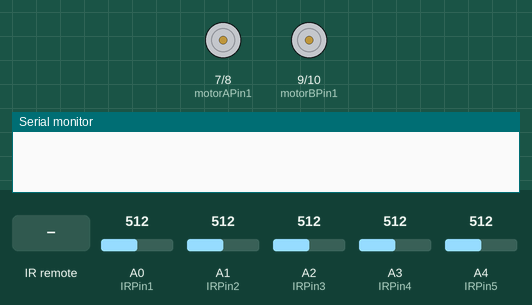
This sketch was run on a simulated Arduino Uno, built with avr-gcc and run on an emulated ATmega328P. On the bench: motor-driver pin pairs drawn as motors (green arrow = first pin HIGH = forward, orange = second pin HIGH = backward, longer = more drive, scaled by the enable pin), the last lines printed to the serial monitor. Inputs (shaded band) come from the test bench; at power-on: A0 (IRPin1) = 512, A1 (IRPin2) = 512, A2 (IRPin3) = 512, A3 (IRPin4) = 512, A4 (IRPin5) = 512.

Above: at 1.2 s.
1.3 s: infrared code 0x44 received
At 1.9 s:
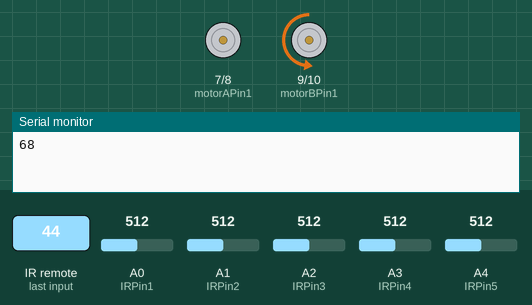
3.5 s: infrared code 0x18 received
At 4.1 s:
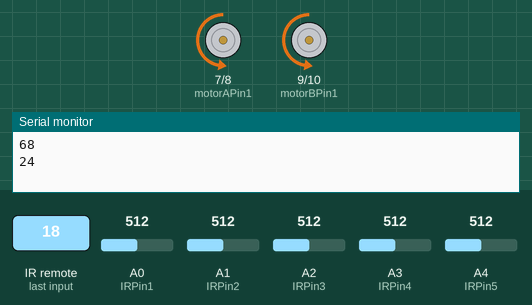
5.7 s: infrared code 0x52 received
At 6.3 s:
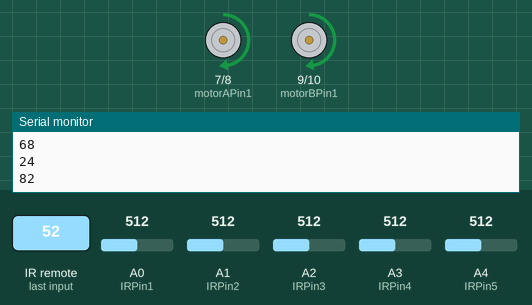
7.9 s: infrared code 0x5A received
9.4 s: infrared code 0x8 received
10.9 s: infrared code 0xD received
At 11.5 s:
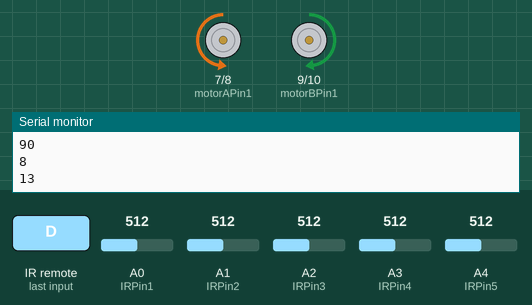
Timing chart, 0 to 13.9 s (numbered marks = the images above; inputs shaded):
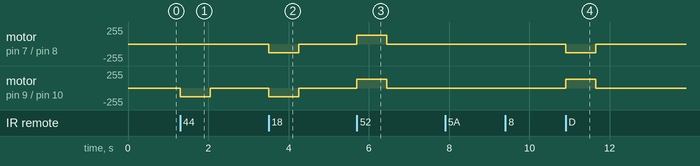

The sketch:

remote_control.ino
```cpp
# include "IRremote.h"

// Define motor pins
const int motorAPin1=7;
const int motorAPin2=8;
const int motorBPin1=9;
const int motorBPin2=10;
const int ENAPin=5;
const int ENBPin=6;

// Define IR remote pin + vars
const int IRReceivePin=12;
int direction = 0;
int command;
unsigned long last_input;

// Define IR Sensor Pins + vars
// From back left to right
const int IRPin1 = A0;
const int IRPin2 = A1;
const int IRPin3 = A2;
const int IRPin4 = A3;
const int IRPin5 = A4;
int IR1;
int IR2;
int IR3;
int IR4;
int IR5;
bool calibrated;
struct setPoint {
  public:
  int IR1;
  int IR2;
  int IR3;
  int IR4;
  int IR5;
};
setPoint p;
int on;
int scaleFactor[5] = {-2, -1, 0, 1, 2};
int error[5] = {0, 0, 0, 0, 0};
int cumulative_error = 0;
int correction;
int prev_err = 0;
int kp = 1;
int ki = 0;
int kd = 0;
unsigned long last_line;
// Define Speed Modes
int speedMode1 = 128;
int speedMode2 = 48;

void setup() {
  Serial.begin(9600);
  IrReceiver.begin(IRReceivePin, ENABLE_LED_FEEDBACK);
  // Left Motor
  pinMode(motorAPin1, OUTPUT);
  pinMode(motorAPin2, OUTPUT);
  pinMode(ENAPin, OUTPUT);
  // Right Motor
  pinMode(motorBPin1, OUTPUT);
  pinMode(motorBPin2, OUTPUT);
  pinMode(ENBPin, OUTPUT);
  // start stopped
  digitalWrite(motorAPin1, LOW);
  digitalWrite(motorAPin2, LOW);
  digitalWrite(motorBPin1, LOW);
  digitalWrite(motorBPin2, LOW);
  // set up line following mode
  calibrated = false;
}

void loop() {
  if (IrReceiver.decode()){
    if(IrReceiver.decodedIRData.flags & IRDATA_FLAGS_IS_REPEAT){
      keep_going(command);
      IrReceiver.resume();
    }
    else{
      command = IrReceiver.decodedIRData.command;
      Serial.println(command);
      if(command == 68){
        line_following();
      }
      else{
        keep_going(command);
      }
      IrReceiver.resume();
    }
    last_input = millis();
    }
  if(millis() - last_input > 750) {
    friction_brake();
  }
}

void go_backward(){
  digitalWrite(motorAPin2, LOW);
  digitalWrite(motorBPin2, LOW);
  digitalWrite(motorAPin1, HIGH);
  digitalWrite(motorBPin1, HIGH);
  analogWrite(ENAPin, speedMode1);
  analogWrite(ENBPin, speedMode1);
}

void go_forward(){
  digitalWrite(motorAPin1, LOW);
  digitalWrite(motorBPin1, LOW);
  digitalWrite(motorAPin2, HIGH);
  digitalWrite(motorBPin2, HIGH);
  analogWrite(ENAPin, speedMode1);
  analogWrite(ENBPin, speedMode1);
}

void friction_brake(){
  digitalWrite(motorAPin1, LOW);
  digitalWrite(motorAPin2, LOW);
  digitalWrite(motorBPin1, LOW);
  digitalWrite(motorBPin2, LOW);
}

void electrical_brake(){
  digitalWrite(motorAPin1, HIGH);
  digitalWrite(motorAPin2, HIGH);
  digitalWrite(motorBPin1, HIGH);
  digitalWrite(motorBPin2, HIGH);
  digitalWrite(motorAPin1, LOW);
  digitalWrite(motorAPin2, LOW);
  digitalWrite(motorBPin1, LOW);
  digitalWrite(motorBPin2, LOW);
}

void turn_right(){
  analogWrite(ENAPin, speedMode2);
  analogWrite(ENBPin, speedMode1);
}

void turn_left(){
  analogWrite(ENAPin, speedMode1);
  analogWrite(ENBPin, speedMode2);
}

void spin_right(){
  digitalWrite(motorBPin2, LOW);
  digitalWrite(motorAPin2, LOW);
  digitalWrite(motorAPin2, HIGH);
  digitalWrite(motorBPin1, HIGH);
  analogWrite(ENAPin, speedMode1);
  analogWrite(ENBPin, speedMode1);
}

void spin_left(){
  digitalWrite(motorAPin2, LOW);
  digitalWrite(motorBPin1, LOW);
  digitalWrite(motorAPin1, HIGH);
  digitalWrite(motorBPin2, HIGH);
  analogWrite(ENAPin, speedMode1);
  analogWrite(ENBPin, speedMode1);
}
void line_following(){
  if (!calibrated){
  p = {
    analogRead(IRPin1),
    analogRead(IRPin2),
    analogRead(IRPin3),
    analogRead(IRPin4),
    analogRead(IRPin5)
    };
    calibrated = true;
  }

  go_forward();
  on = p.IR3 + 100;  // Adding tolerance in case of shadows
  IR1 = analogRead(IRPin1);
  IR2 = analogRead(IRPin2);
  IR3 = analogRead(IRPin3);
  IR4 = analogRead(IRPin4);
  IR5 = analogRead(IRPin5);

  if (IR1 < on){
    error[0] = (IR1 - p.IR1)*scaleFactor[0];
    cumulative_error += error[0]/5;
    last_line = millis();
  }
  if (IR2 < on){
    error[1] = (IR2 - p.IR2)*scaleFactor[1];
    cumulative_error += error[1]/5;
    last_line = millis();
  }
  if (IR3 < on){
    error[2] = (IR3 - p.IR3)*scaleFactor[2];
    cumulative_error += error[2]/5;
    last_line = millis();
  }
  if (IR4 < on){
    error[3] = (IR4 - p.IR4)*scaleFactor[3];
    cumulative_error += error[3]/5;
    last_line = millis();
  }
  if (IR5 < on){
    error[4] = (IR5 - p.IR5)*scaleFactor[4];
    cumulative_error += error[4]/5;
    last_line = millis();
  }
  int err_sum = 0;
  for (int i = 0; i < sizeof(error); i++){
    err_sum += error[i];
  }
  correction = kp*err_sum + ki*cumulative_error + kd*(err_sum - prev_err);
  prev_err = err_sum;
  if (correction < 0){
    correction = correction * -1;
    if (correction > speedMode1){ //keep from an invalid value
      correction = 0;
    }
    analogWrite(ENAPin, speedMode1);
    analogWrite(ENBPin, correction);
  }
  if (correction > 0){
    if (correction > speedMode1){
      correction = 0;
    }
    analogWrite(ENAPin, correction);
    analogWrite(ENBPin, speedMode1);
  }
  if ((IR1 > on) & (IR2 > on) & (IR3 > on) & (IR4 > on) & (IR5 > on)){
    go_forward();
    if(millis() - last_line > 3000) {
    friction_brake();
    }
  }
}

void keep_going(int command){
  switch (command){
      case 69: // 1, Slow
        speedMode1 = 128;
        speedMode2 = 48;
        break;
      case 70: // 2, Fast
        speedMode1 = 255;
        speedMode2 = 128;
        break;
      case 24: // Up arrow, Forward
        go_forward();
        direction = 1;
        break;
      case 82: // Down arrow
        go_backward();
        direction = 2;
        break;
      case 90: // Right arrow
        if(direction == 0){
          // define default as forward if hit from stopped
          go_forward();
          direction = 1;
          turn_right();
        }
        else {
          turn_right();
        }
        break;
      case 8: // Left arrow
        if (direction == 0){
          // Define default as forward if hit from stopped
          go_forward();
          direction = 1;
          turn_left();
        }
        else {
          turn_left();
        }
        break;
      case 13: // Octothorpe
        spin_right();
        direction = 0;
        break;
      case 22: // Asterisk
        spin_left();
        direction = 0;
        break;
      case 28: // OK
        electrical_brake();
        direction = 0;
        break;
      default:
        friction_brake();
        direction = 0;
        break;
    }
  }
```

Measured:
- after the input at 1.3 s, motor on pin 9 (motorBPin1) / pin 10 (motorBPin2): stopped → backward 128/255 at once, → stopped 0.75 s later
- after the input at 3.5 s, motor on pin 7 (motorAPin1) / pin 8 (motorAPin2), motor on pin 9 (motorBPin1) / pin 10 (motorBPin2): stopped → backward 128/255 at once, → stopped 0.75 s later
- after the input at 5.7 s, motor on pin 7 (motorAPin1) / pin 8 (motorAPin2), motor on pin 9 (motorBPin1) / pin 10 (motorBPin2): stopped → forward 128/255 at once, → stopped 0.75 s later
- after the input at 10.9 s, motor on pin 7 (motorAPin1) / pin 8 (motorAPin2): stopped → backward 128/255 at once, → stopped 0.75 s later; motor on pin 9 (motorBPin1) / pin 10 (motorBPin2): stopped → forward 128/255 at once, → stopped 0.75 s later
